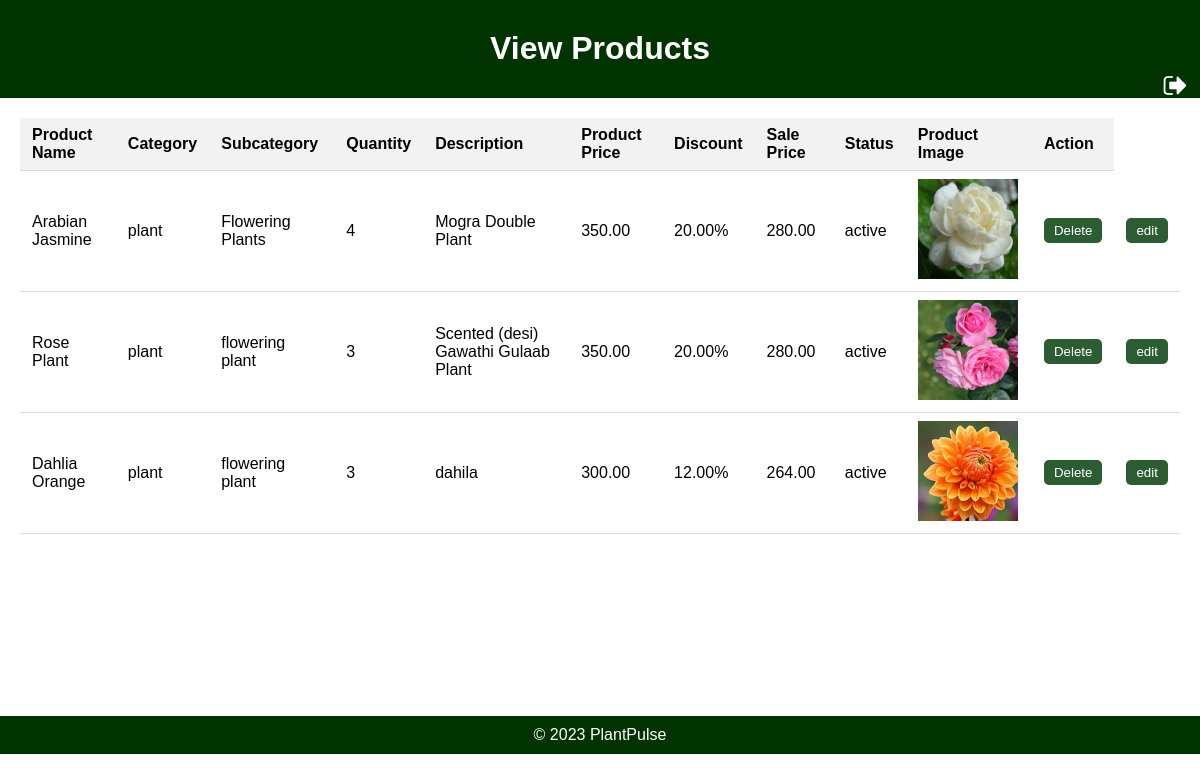
The app's page /viewproduct/, older data.
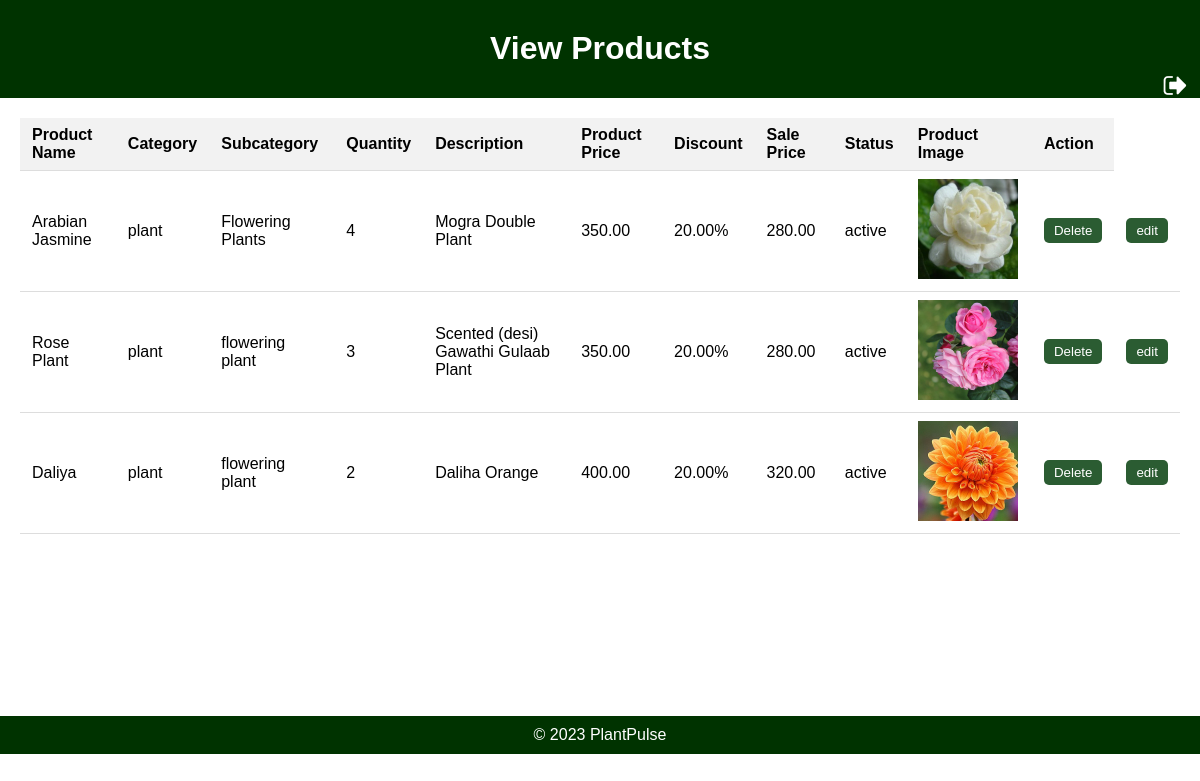
The same page, newer data.
### appplant/models.py (models this page shows, shortened)
class Product(models.Model):
    product_id = models.AutoField(primary_key=True)
    product_name = models.CharField(max_length=255)
    category = models.CharField(max_length=100)
    subcategory = models.CharField(max_length=100)
    quantity = models.PositiveIntegerField()
    description = models.TextField()
    price = models.DecimalField(max_digits=10, decimal_places=2)
    discount = models.DecimalField(max_digits=5, decimal_places=2, default= 0.0)
    sale_price = models.DecimalField(max_digits=10, decimal_places=2, editable=False)
    status = models.CharField(max_length=20, choices=(("active", "Active"), ("inactive", "Inactive")))
    product_image = models.ImageField(upload_to='product_images/')

### appplant/views.py (the view)
# urls.py: path('viewproduct/',views.view_product,name="viewproduct"),
def view_product(request):
    products = Product.objects.all()  # Modify this to fetch the products
    return render(request, 'viewproduct.html', {'products': products})

### templates/viewproduct.html (shortened to what this page needs)
{% load static %}
<!DOCTYPE html>
<html lang="en">
<head>
</head>
<body>
    <div class="header">
        <h1><center>View Products</center></h1>
        <a href="{% url 'adminpanel' %}"><img src="{% static 'images/log4.png' %}" alt="Cart" class="Cart-icon" style="margin-right: 10px;"></a>
    </div>
    <div class="container">
        <table>
            <tr>
                <th>Product Name</th>
                <th>Category</th>
                <th>Subcategory</th>
                <th>Quantity</th>
                <th>Description</th>
                <th>Product Price</th>
                <th>Discount</th>
                <th>Sale Price</th>
                <th>Status</th>
                <th>Product Image</th>
                <th>Action</th>
            </tr>
            {% for product in products %}
            <tr>
                <td>{{ product.product_name }}</td>
                <td>{{ product.category }}</td>
                <td>{{ product.subcategory }}</td>
                <td>{{ product.quantity }}</td>
                <td>{{ product.description }}</td>
                <td>{{ product.price }}</td>
                <td>{{ product.discount }}%</td>
                <td>{{ product.sale_price }}</td>
                <td>{{ product.status }}</td>
                <td>
                    {% if product.product_image %}
                        <img src="{{ product.product_image.url }}" alt="{{ product.product_name }}" width="100">
                    {% else %}
                        No image available
                    {% endif %}
                </td>
                <td>
                <form action="{% url 'delete_product' product.product_id %}" method="post">
                        <button type="submit" class="delete-button">Delete</button>
                       </form>
                </td>
                <td>
                    <form action="{% url 'edit_product' product.product_id %}" method="post">
                        <button type="submit" class="delete-button">edit</button>
                </form>
                </td>
            </tr>
            {% endfor %}
        </table>
    </div>
<br><br><br><br><br><br><br><br><br>
    <div class="footer">
        &copy; 2023 PlantPulse
    </div>
</body>
</html>

### templates/viewproduct.html (style rules this page uses)
body { font-family: Arial, sans-serif; background-image: url('/static/images/background.jpg'); background-size: cover; background-repeat: no-repeat; margin: 0; }
.container { padding: 20px; }
table { width: 100%; border-collapse: collapse; }
th, td { padding: 8px 12px; text-align: left; border-bottom: 1px solid #ddd; }
th { background-color: #f2f2f2; }
.delete-button { background-color: #2b5c32; color: #fff; border: none; padding: 5px 10px; border-radius: 5px; cursor: pointer; }
.header { background-color: #003300; color: #fff; text-align: center; padding: 10px; }
.footer { background-color: #003300; color: #fff; text-align: center; padding: 10px; }
.Cart-icon { position: absolute; right: 0; top:70px; }
.header { background-color: #003300; color: #fff; text-align: left; padding: 9px; position: relative; }

Row changes from the older to the newer data that the page shows:
removed Product: product_name "Dahlia Orange", category "plant", subcategory "flowering plant", quantity "3", description "dahila", price "300.00", discount "12.00", sale_price "264.00", status "active", product_image (picture)
added Product: product_name "Daliya", category "plant", subcategory "flowering plant", quantity "2", description "Daliha Orange", price "400.00", discount "20.00", sale_price "320.00", status "active", product_image (picture)
